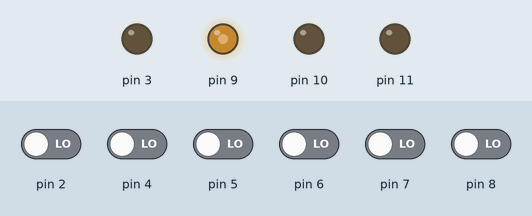
Simulated run of this sketch. Board: Arduino Uno, built with avr-gcc and run on an emulated ATmega328P. Shown: output pins drawn as LEDs (lit = HIGH). The test bench sets the inputs (shaded band); at power-on: pin 2, pin 4–8 LOW. What the sketch prints to the serial monitor is not drawn.

Above: at 0.1 s.
Timing chart, 0 to 1.6 s (numbered marks = the images above):
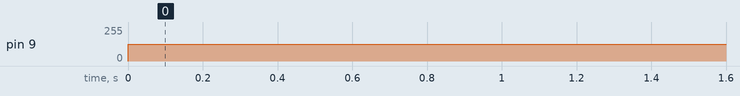

The sketch:

motor-control.ino
```cpp
/*
   Dieses Programm wertet das Gassignal u_gas (Kanal 3) vom RC-Empfänger aus
   und sendet die PWM-Stellsignale an die Brushless-Regler (Leistungsstellglieder).
   Weiter kann dieses Programm genutzt werden um:
   1. die Stellglieder zu kalibrieren
   2. die alle Empfängerkanäle zu testen (es werden alle eingelesen, aber nur Kanal 3 zur Motoransteuerung genutzt)
   WARNUNG: Vor dem Testen Propeller von den Motoren entfernen!
*/

#define LOOP_TIME 4000  //Schleifenzeit (=Abtastzeit) in Mikrosekunden [us]
unsigned long cycleTime, currentTime, previousTime;

/* Empfänger-Variablen */
byte stateCh1, stateCh2, stateCh3, stateCh4, stateCh5, stateCh6;
int rxInputCh1, rxInputCh2, rxInputCh3, rxInputCh4, rxInputCh5, rxInputCh6; //Variablen für gemessene PWM-Pulsbreite in us
unsigned long rxTimer1, rxTimer2, rxTimer3, rxTimer4, rxTimer5, rxTimer6;
unsigned long interruptTime;

int u_gas, u_1, u_2, u_3, u_4; //Motor-Stellgrößen

/* Debug Serial */
int serialCounter;
int idx;


// *************** SETUP-ROUTINE *************************** //
void setup() {
  Serial.begin(115200);          //Startet Serielle uebertragung

  /* Setup PinChangeInterrupt Ports  */
  PCICR |= (1 << PCIE2); // PCIE2 bit im PCICR Register setzen um die Konfiguration der PinChangeInterrupts im PCMSK2 Register freizuschalten
  PCMSK2 |= (1 << PCINT18); //PCINT18 bit setzen um PinChangeInterrupt auf Digital Input Port 2 zu aktivieren
  PCMSK2 |= (1 << PCINT20); //PCINT20 bit setzen um PinChangeInterrupt auf Digital Input Port 4 zu aktivieren
  PCMSK2 |= (1 << PCINT21); //PCINT21 bit setzen um PinChangeInterrupt auf Digital Input Port 5 zu aktivieren
  PCMSK2 |= (1 << PCINT22); //PCINT22 bit setzen um PinChangeInterrupt auf Digital Input Port 6 zu aktivieren
  PCMSK2 |= (1 << PCINT23); //PCINT22 bit setzen um PinChangeInterrupt auf Digital Input Port 7 zu aktivieren

  /* Setup Channel 6 = AUX2 */
  PCICR |= (1 << PCIE0); // PCIE0 bit im PCICR Register setzen um die Konfiguration der PinChangeInterrupts im PCMSK0 Register freizuschalten
  PCMSK0 |= (1 << PCINT0); //PCINT0 bit setzen um PinChangeInterrupt auf Digital Input Port 7 zu aktivieren

  /* PWM Setup */
  /* Es werden Timer 1 und 2 zur Erzeugung der PWM-Signale genutzt.
    Die Frequenz beträgt f=490 Hz.
    Timer 2 ist ein 8-bit Timer
    TImer 1 ist ein 16-bit Timer der aber in 8-bit betrieben wird
  */
  pinMode(3, OUTPUT);
  pinMode(9, OUTPUT);
  pinMode(10, OUTPUT);
  pinMode(11, OUTPUT);

  cli(); //Interrupts deaktivieren
  TCCR2A = _BV(WGM20);
  TCCR2B = _BV(CS22);
  TCCR1A = (1 << WGM11); // phase correct mode, ohne prescaler
  TCCR1A = (1 << WGM10); // phase correct mode, ohne prescaler
  TCCR1B = (1 << CS11) | (1 << CS10);
  TCCR1A |= _BV(COM1A1); // Pin D9 mit timer 1 verbinden (channel A)
  TCCR1A |= _BV(COM1B1); // Pin D10 mit timer 1 verbinden (channel B)
  TCCR2A |= _BV(COM2A1); // Pin D11 mit timer 2 verbinden (channel A)
  TCCR2A |= _BV(COM2B1); // Pin D3 mit timer 2 verbinden (channel B)
  sei(); //Interrupt aktivieren

  /* Initialisierung */
  currentTime = micros();
  previousTime = currentTime;
  serialCounter = 1;
}


// *************** HAUPTPROGRAMMSCHLEIFE *************************** //
void loop() {
  /* Gassignal auf 1000 und 2000 us begrenzen */
  u_gas = rxInputCh3;
  if (u_gas < 1000) u_gas = 1000;
  if (u_gas > 2000) u_gas = 2000;

  u_1 = u_gas;
  u_2 = u_gas;
  u_3 = u_gas;
  u_4 = u_gas;

  /* Duty cycle (Pulsbreite) im Timer-Compare Register setzen */
  //OCR2B = u_1 >> 3; //D3 - Vorne Links
  OCR1A = u_2 >> 3; //D9 - Vorne Rechts
  //OCR1B = u_3 >> 3; //D10 - Hinten Rechts
  //OCR2A = u_4 >> 3; //D11 - Hinten Links

  /* Schleifenzeit-Kontrolle */
  while (1) {
    currentTime = micros();
    cycleTime = currentTime - previousTime;
#if defined(LOOP_TIME)
    if (cycleTime >= LOOP_TIME) break;
#else
    break;
#endif
  }
  previousTime = currentTime;

  /* Ausgabe Seriell Schnittstelle */
  debugSerial();
}


// *************** EMPFÄNGER-SIGNALE EINLESEN *************************** //
/* InterruptServiceRoutine zum einlesen der PWM-Signale vom Empfänger */
ISR(PCINT2_vect) {
  interruptTime = micros();

  /************** Channel 1 = Rollen (roll) **************/
  if (PIND & B00000100) {
    if (stateCh1 == 0) {
      stateCh1 = 1;
      rxTimer1 = interruptTime;
    }
  }
  else if (stateCh1 == 1) {
    stateCh1 = 0;
    rxInputCh1 = interruptTime - rxTimer1;
  }

  /************** Channel 2 = Nicken (pitch) **************/
  if (PIND & B00010000) {
    if (stateCh2 ==  0) {
      stateCh2 = 1;
      rxTimer2 = interruptTime;
    }
  }
  else if (stateCh2 == 1) {
    stateCh2 = 0;
    rxInputCh2 = interruptTime - rxTimer2;
  }

  /************** Channel 3 = u_gas (throttle) **************/
  if (PIND & B00100000) {
    if (stateCh3 ==  0) {
      stateCh3 = 1;
      rxTimer3 = interruptTime;
    }
  }
  else if (stateCh3 == 1) {
    stateCh3 = 0;
    rxInputCh3 = interruptTime - rxTimer3;
  }

  /************** Channel 4 = Gieren (yaw) **************/
  if (PIND & B01000000) {
    if (stateCh4 ==  0) {
      stateCh4 = 1;
      rxTimer4 = interruptTime;
    }
  }
  else if (stateCh4 == 1) {
    stateCh4 = 0;
    rxInputCh4 = interruptTime - rxTimer4;
  }

  /************** Channel 5 = AUX1 **************/
  if (PIND & B10000000 ) {
    if (stateCh5 ==  0) {
      stateCh5 = 1;
      rxTimer5 = interruptTime;
    }
  }
  else if (stateCh5 == 1) {
    stateCh5 = 0;
    rxInputCh5 = interruptTime - rxTimer5;
  }
}

/************** Channel 6 = AUX2 **************/
ISR(PCINT0_vect) {
  interruptTime = micros();
  //Channel 6
  if (PINB & B00000001 ) {
    if (stateCh6 ==  0) {
      stateCh6 = 1;
      rxTimer6 = interruptTime;
    }
  }
  else if (stateCh6 == 1) {
    stateCh6 = 0;
    rxInputCh6 = interruptTime - rxTimer6;
  }
}


// *************** AUSGABE SERIELLE SCHNITTSTELLE   *************************** //
void debugSerial() {
  idx = 1;
  if (serialCounter == 1) {
    Serial.print(u_gas);
    Serial.print("\t");
    Serial.print(rxInputCh1);
    Serial.print("\t");
    Serial.print(rxInputCh2);
    Serial.print("\t");
    Serial.print(rxInputCh3);
    Serial.print("\t");
    Serial.print(rxInputCh4);
    Serial.print("\t");
    Serial.print(rxInputCh5);
    Serial.print("\t");
    Serial.println(rxInputCh6);
  }
  if (serialCounter == (4 + idx)) {
    serialCounter = 0;
  }
  serialCounter++;
}
```

Measured:
- by itself, pin 9: 0/255 → 125/255 at 0.00 s
